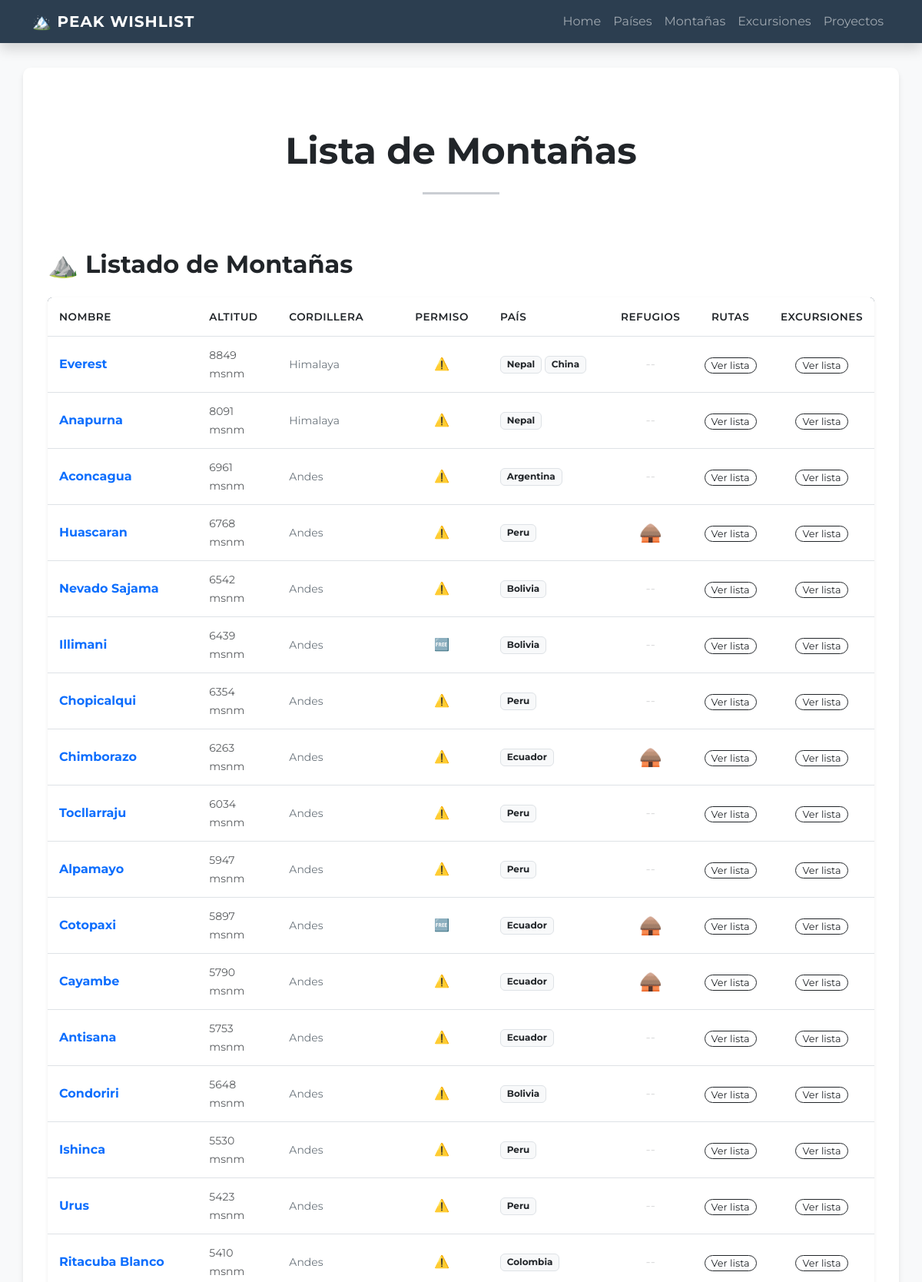
/montanas/ (upper part), run on the app's committed database.
### peak_wishlist/models.py (models this page shows, shortened)
class Montana(models.Model):
    nombre = models.CharField(max_length= 50, null=False, blank=False)
    altitud = models.PositiveIntegerField(null=False, blank=False)
    cordillera = models.CharField(max_length=50, null=True, blank=True)
    pais = models.ManyToManyField(Pais, related_name="montanas")
    provincia_estado_departamento_region = models.CharField(max_length=50, blank=False)
    requiere_permiso = models.BooleanField(default=False)
    parque = models.ForeignKey(Parque, null=True, blank=True, on_delete=models.PROTECT)
    class Meta:
        verbose_name="Montaña"
        verbose_name_plural="Montañas"

class Pais(models.Model):
    class Continente(models.TextChoices):
        AMERICA = 'America'
        EUROPA = 'Europa'
        AFRICA = 'Africa'
        OCEANIA = 'Oceania'
        ASIA = 'Asia'
    nombre = models.CharField(max_length= 50)
    continente = models.CharField(max_length=20, choices=Continente.choices, null=False)
    class Meta:
        verbose_name="Pais"
        verbose_name_plural="Paises"

### peak_wishlist/views.py (the view)
# urls.py: path('montanas/', views.montanas ,  name='montanas'),
def montanas(request, pais_id=None, parque_id=None):
    if pais_id:
        pais =  models.Pais.objects.get(id =pais_id)
        query = models.Montana.objects.filter(pais=pais).order_by('-altitud')
        extension_titulo = f" en {pais.nombre}"
    elif parque_id:
        parque =  models.Parque.objects.get(id =parque_id)
        query = models.Montana.objects.filter(parque=parque).order_by('-altitud')
        extension_titulo = f" en {parque.nombre} ({ parque.pais })"
    else:
        query = models.Montana.objects.all().order_by('-altitud')
        extension_titulo = " "
    return render(request, "peak_wishlist/montanas.html", {'montanas': query, "extension_titulo": extension_titulo})

### peak_wishlist/templates/peak_wishlist/montanas.html (shortened to what this page needs)
{% extends 'peak_wishlist/base.html' %}
{% block contenido  %}
<div class="text-center py-5">
    <h3 class="display-5 fw-bold text-dark">Lista de Montañas</h3>
    <hr class="my-4 mx-auto" style="width: 100px; border-top: 3px solid #2c3e50;">
</div>
<h2 class="mb-4 text-dark fw-bold">⛰️ Listado de Montañas {{ extension_titulo }}</h2>
<div class="table-container-custom table-responsive shadow-sm rounded">
    <table class="table table-custom mb-0 align-middle">
        <thead>
            <tr>
                <th style="width: 20%">Nombre</th>
                <th style="width: 10%">Altitud</th>
                <th style="width: 15%">Cordillera</th>
                <th style="width: 12%" class="text-center">Permiso</th>
                <th style="width: 15%">País</th>
                <th style="width: 8%" class="text-center">Refugios</th>
                <th style="width: 10%" class="text-center">Rutas</th>
                <th style="width: 10%" class="text-center">Excursiones</th>
            </tr>
        </thead>
        <tbody>
            {% for montana in montanas %}
            <tr>
                <td class="fw-bold text-primary">{{ montana.nombre }}</td>
                <td>
                    <small class="text-muted">{{ montana.altitud }} msnm</small>
                </td>
                <td>
                    <span class="text-secondary small">{{ montana.cordillera }}</span>
                </td>
                <td class="text-center">
                    {% if montana.requiere_permiso %}
                        <span title="Revisar área" style="cursor:help;">⚠️</span>
                    {% else %}
                        <span title="Acceso libre">🆓</span>
                    {% endif %}
                </td>
                <td>
                    <div class="d-flex flex-wrap gap-1">
                        {% for pais in montana.pais.all %}
                            <span class="badge bg-light text-dark border" style="font-size: 0.75rem;">
                                {{ pais.nombre }}
                            </span>
                        {% endfor %}
                    </div>
                </td>
                <td class="text-center">
                    {% if montana.refugio_set.all %}
                        <a href="{% url 'peak_wishlist:refugios_por_mnontana' montana.id %}"
                           class="text-decoration-none fs-4" title="Ver refugios">🛖</a>
                    {% else %}
                        <span class="text-muted opacity-25">--</span>
                    {% endif %}
                </td>
                <td class="text-center">
                    <a href="{% url 'peak_wishlist:rutas_por_mnontana' montana.id %}"
                       class="btn btn-sm btn-outline-dark rounded-pill py-0 px-2" style="font-size: 0.8rem;">Ver lista</a>
                </td>
                <td class="text-center">
                    <a href="{% url 'peak_wishlist:excursiones_por_mnontana' montana.id %}" class="btn btn-sm btn-outline-dark rounded-pill py-0 px-2"
                       style="font-size: 0.8rem;">Ver lista</a>
                </td>
            </tr>
            {% empty %}
            <tr>
                <td colspan="8" class="text-center py-4 text-muted">
                    No hay montañas registradas todavía.
                </td>
            </tr>
            {% endfor %}
        </tbody>
    </table>
</div>
{% endblock contenido %}

### peak_wishlist/templates/peak_wishlist/base.html (style rules this page uses)
body { font-family: 'Montserrat', sans-serif; background-color: #f8f9fa; }
.table-container-custom { background: white; border-radius: 12px; overflow: hidden; box-shadow: 0 4px 15px rgba(0,0,0,0.05); }
.table-custom thead { background-color: #2c3e50; color: white; }
.table-custom th { font-weight: 600; text-transform: uppercase; font-size: 0.85rem; letter-spacing: 0.5px; padding: 15px !important; }
.table-custom td { padding: 12px 15px !important; vertical-align: middle; }

### data on the page
Montana: nombre "Everest", altitud "8849", cordillera "Himalaya"
Pais: nombre "Nepal"
Pais: nombre "China"
Montana: nombre "Anapurna", altitud "8091", cordillera "Himalaya"
Montana: nombre "Aconcagua", altitud "6961", cordillera "Andes"
Pais: nombre "Argentina"
Montana: nombre "Huascaran", altitud "6768", cordillera "Andes"
Pais: nombre "Peru"
Montana: nombre "Nevado Sajama", altitud "6542", cordillera "Andes"
Pais: nombre "Bolivia"
Montana: nombre "Illimani", altitud "6439", cordillera "Andes"
Montana: nombre "Chopicalqui", altitud "6354", cordillera "Andes"
Montana: nombre "Chimborazo", altitud "6263", cordillera "Andes"
Pais: nombre "Ecuador"
Montana: nombre "Tocllarraju", altitud "6034", cordillera "Andes"
Montana: nombre "Alpamayo", altitud "5947", cordillera "Andes"
Montana: nombre "Cotopaxi", altitud "5897", cordillera "Andes"
Montana: nombre "Cayambe", altitud "5790", cordillera "Andes"
Montana: nombre "Antisana", altitud "5753", cordillera "Andes"
Montana: nombre "Condoriri", altitud "5648", cordillera "Andes"
Montana: nombre "Ishinca", altitud "5530", cordillera "Andes"
Montana: nombre "Urus", altitud "5423", cordillera "Andes"
Montana: nombre "Ritacuba Blanco", altitud "5410", cordillera "Andes"
Pais: nombre "Colombia"
